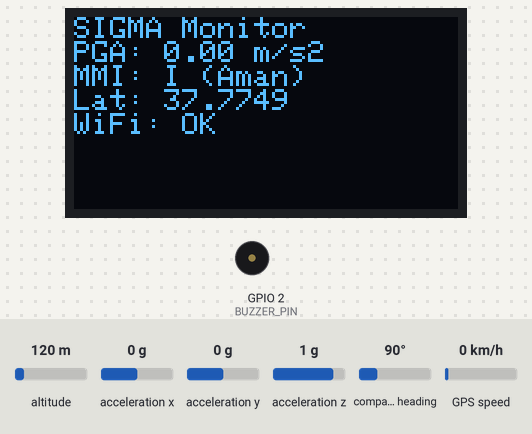
This sketch was run on a simulated ESP32. On the bench: 128×64 one-colour display, buzzer (waves = sounding, pin HIGH). Inputs (shaded band) come from the test bench; at power-on: acceleration z 1 g, acceleration x 0 g, acceleration y 0 g, altitude 120 m, compass heading 90°, GPS speed 0 km/h. WiFi joins after 1.5 s; servers stay silent unless stated; uploads are accepted with an empty reply; the GPS gets a fix after 3 s at 37.7749, -122.4194 with 8 satellites; what the sketch prints to the serial monitor is not drawn.

Above: at 11.0 s.
11.1 s: acceleration z set to 0.4 g
At 12.6 s:
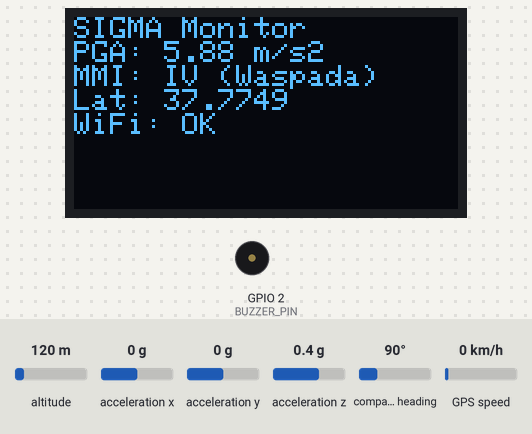
13.4 s: acceleration z set to 0.1 g
At 14.7 s:
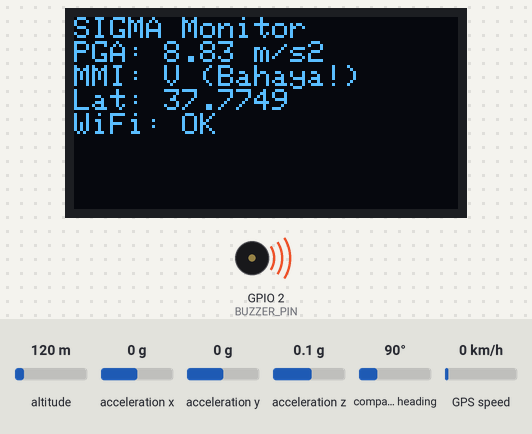
15.4 s: acceleration x set to -0.3 g
At 16.3 s:
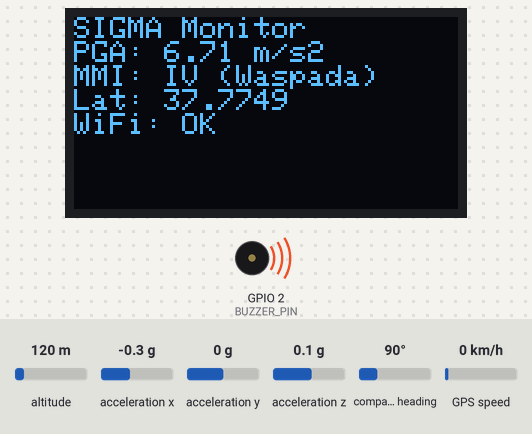
17.9 s: acceleration y set to -0.8 g
At 19.8 s:
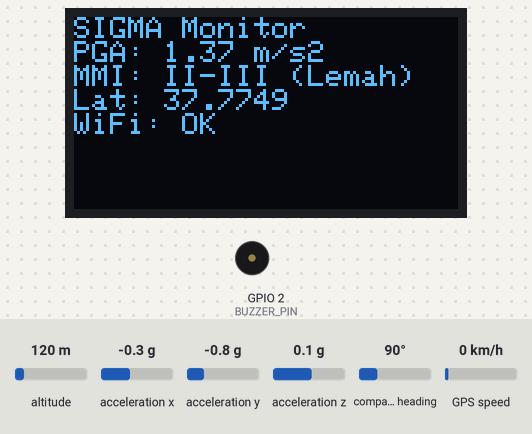
20.4 s: acceleration y set to 0 g
At 21.3 s:
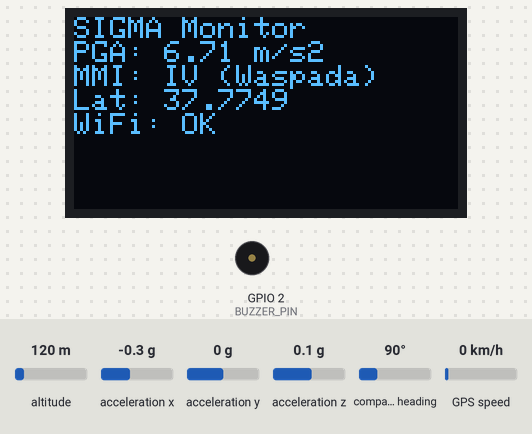
22.4 s: acceleration x set to 0 g
At 24.4 s:
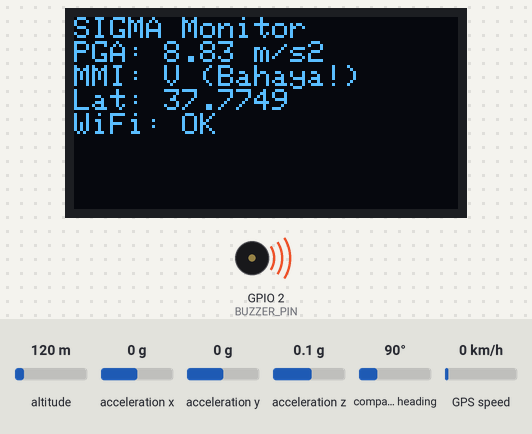
Timing chart, 0 to 25.8 s (numbered marks = the images above; inputs shaded):
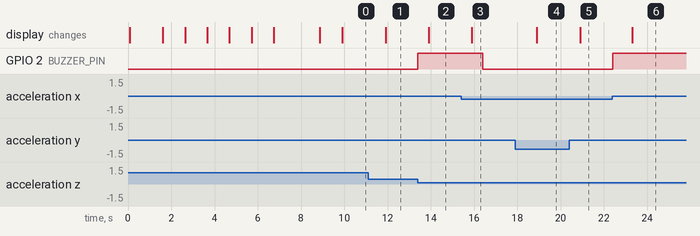

The sketch:

main.ino
```cpp
#include <Wire.h>
#include <Adafruit_GFX.h>
#include <Adafruit_SSD1306.h>
#include <Adafruit_Sensor.h>
#include <Adafruit_ADXL345_U.h>
#include <TinyGPSPlus.h>
#include <HardwareSerial.h>
#include <WiFi.h>
#include <HTTPClient.h>

// ---------------------------------------------------------
// HARDWARE CONFIGURATION
// ---------------------------------------------------------
#define SCREEN_WIDTH 128
#define SCREEN_HEIGHT 64
#define OLED_RESET -1

#define BUZZER_PIN 2
#define GPS_RX 16
#define GPS_TX 17

// ---------------------------------------------------------
// NETWORK & API CONFIGURATION
// ---------------------------------------------------------
const char* WIFI_SSID = "Maison";
const char* WIFI_PASSWORD = "SANGATLUXU";
const char* DEVICE_ID = "esp32-sigma-01";
const char* API_BASE_URL = "http://192.168.1.8:8000/api";

// ---------------------------------------------------------
// GLOBAL OBJECTS
// ---------------------------------------------------------
Adafruit_SSD1306 display(SCREEN_WIDTH, SCREEN_HEIGHT, &Wire, OLED_RESET);
Adafruit_ADXL345_Unified accel = Adafruit_ADXL345_Unified(12345);
TinyGPSPlus gps;
HardwareSerial gpsSerial(2);

// ---------------------------------------------------------
// SENSOR STATE
// ---------------------------------------------------------
struct SensorState {
    float baselineG = 0.0;
    float smoothedPga = 0.0;
    float lastX = 0.0;
    float lastY = 0.0;
    float lastZ = 0.0;
    unsigned long vibrationStartTime = 0;
    unsigned long lastVibrationTime = 0;
    bool isBuzzerActive = false;
    unsigned long buzzerActivationTime = 0;
} state;

// ---------------------------------------------------------
// TUNING PARAMETERS
// ---------------------------------------------------------
const int VIBRATION_DURATION_REQ = 1200;   // ms
const int VIBRATION_RESET_DELAY = 800;     // ms
const float VIBRATION_START_THRESHOLD = 1.5;
const float ALARM_THRESHOLD = 7.8;         // MMI V threshold
const unsigned long UPLOAD_INTERVAL_MS = 2000;         // sinkron dengan dashboard polling
const unsigned long DISPLAY_UPDATE_INTERVAL_MS = 1000;
const unsigned long WIFI_RECONNECT_INTERVAL_MS = 10000;
const int HTTP_TIMEOUT_MS = 3000;          // timeout agar tidak hang

// ---------------------------------------------------------
// TIMING STATE
// ---------------------------------------------------------
unsigned long lastUploadMillis = 0;
unsigned long lastDisplayUpdate = 0;
unsigned long lastWifiCheck = 0;

// ---------------------------------------------------------
// FUNCTION PROTOTYPES
// ---------------------------------------------------------
void connectToWiFi();
void ensureWiFiConnected();
void calibrateSensor();
void processGPS();
void processAccelerometer();
void updateDisplayAndSerial(const String& mmiStatus);
void uploadData();
String getStatusMMI(float pga);
bool buildRecordedAt(char* buffer, size_t bufferSize);
bool postJson(const char* url, const char* payload);

// ---------------------------------------------------------
// SETUP
// ---------------------------------------------------------
void setup() {
    Serial.begin(115200);
    Serial.println(F("\n=== SIGMA Earthquake Detector System ==="));

    pinMode(BUZZER_PIN, OUTPUT);
    digitalWrite(BUZZER_PIN, LOW);

    gpsSerial.begin(9600, SERIAL_8N1, GPS_RX, GPS_TX);

    if (!display.begin(SSD1306_SWITCHCAPVCC, 0x3C)) {
        Serial.println(F("ERROR: OLED init failed"));
        while (true) { delay(1000); }
    }
    display.clearDisplay();
    display.setTextSize(1);
    display.setTextColor(WHITE);
    display.setCursor(0, 10);
    display.println(F("SIGMA Booting..."));
    display.display();

    connectToWiFi();

    if (!accel.begin()) {
        Serial.println(F("ERROR: ADXL345 init failed"));
        display.clearDisplay();
        display.setCursor(0, 10);
        display.println(F("ADXL345 Error!"));
        display.display();
        while (true) { delay(1000); }
    }
    accel.setRange(ADXL345_RANGE_2_G);

    calibrateSensor();

    Serial.println(F("=== SYSTEM STANDBY ==="));
    display.clearDisplay();
    display.setCursor(0, 10);
    display.println(F("System Ready"));
    display.display();
    delay(1000);
}

// ---------------------------------------------------------
// MAIN LOOP
// ---------------------------------------------------------
void loop() {
    unsigned long now = millis();

    processGPS();
    processAccelerometer();

    // Auto-reconnect WiFi jika terputus
    if (now - lastWifiCheck >= WIFI_RECONNECT_INTERVAL_MS) {
        ensureWiFiConnected();
        lastWifiCheck = now;
    }

    // Update OLED + Serial setiap 1 detik
    if (now - lastDisplayUpdate >= DISPLAY_UPDATE_INTERVAL_MS) {
        updateDisplayAndSerial(getStatusMMI(state.smoothedPga));
        lastDisplayUpdate = now;
    }

    // Upload data setiap 2 detik
    if (now - lastUploadMillis >= UPLOAD_INTERVAL_MS) {
        uploadData();
        lastUploadMillis = now;
    }
}

// ---------------------------------------------------------
// WIFI
// ---------------------------------------------------------
void connectToWiFi() {
    WiFi.mode(WIFI_STA);
    WiFi.begin(WIFI_SSID, WIFI_PASSWORD);

    Serial.print(F("Connecting to WiFi"));
    display.clearDisplay();
    display.setCursor(0, 10);
    display.println(F("Connecting WiFi..."));
    display.display();

    int attempts = 0;
    while (WiFi.status() != WL_CONNECTED && attempts < 30) {
        delay(500);
        Serial.print(F("."));
        attempts++;
    }
    Serial.println();

    if (WiFi.status() == WL_CONNECTED) {
        Serial.print(F("OK: WiFi Connected -> "));
        Serial.println(WiFi.localIP());
    } else {
        Serial.println(F("WARNING: WiFi Connection Failed."));
    }
}

void ensureWiFiConnected() {
    if (WiFi.status() == WL_CONNECTED) {
        return;
    }

    Serial.println(F("WiFi disconnected. Reconnecting..."));
    WiFi.disconnect();
    WiFi.begin(WIFI_SSID, WIFI_PASSWORD);

    // Non-blocking: coba 3 detik saja, lalu lanjut loop
    unsigned long start = millis();
    while (WiFi.status() != WL_CONNECTED && (millis() - start) < 3000) {
        delay(100);
    }

    if (WiFi.status() == WL_CONNECTED) {
        Serial.print(F("WiFi reconnected: "));
        Serial.println(WiFi.localIP());
    } else {
        Serial.println(F("WiFi reconnect failed. Will retry later."));
    }
}

// ---------------------------------------------------------
// CALIBRATION
// ---------------------------------------------------------
void calibrateSensor() {
    Serial.println(F("Starting calibration..."));
    for (int i = 5; i > 0; i--) {
        display.clearDisplay();
        display.setCursor(0, 10);
        display.println(F("Calibration Mode"));
        display.print(F("Time remaining: "));
        display.print(i);
        display.println(F("s"));
        display.println(F("DO NOT MOVE!"));
        display.display();
        delay(1000);
    }

    display.clearDisplay();
    display.setCursor(0, 10);
    display.println(F("Recording Baseline..."));
    display.display();

    float sumG = 0;
    int validSamples = 0;
    for (int i = 0; i < 100; i++) {
        sensors_event_t event;
        if (accel.getEvent(&event)) {
            sumG += sqrt(pow(event.acceleration.x, 2) + pow(event.acceleration.y, 2) + pow(event.acceleration.z, 2));
            validSamples++;
        }
        delay(20);
    }

    if (validSamples > 0) {
        state.baselineG = sumG / (float)validSamples;
    } else {
        state.baselineG = 9.81; // fallback ke 1G standar
        Serial.println(F("WARNING: No valid calibration samples, using default 9.81"));
    }

    Serial.print(F("Baseline Gravity: "));
    Serial.println(state.baselineG);
}

// ---------------------------------------------------------
// SENSOR PROCESSING
// ---------------------------------------------------------
void processGPS() {
    while (gpsSerial.available() > 0) {
        gps.encode(gpsSerial.read());
    }
}

void processAccelerometer() {
    sensors_event_t event;
    if (!accel.getEvent(&event)) {
        return;
    }

    // Simpan nilai raw terakhir untuk upload
    state.lastX = event.acceleration.x;
    state.lastY = event.acceleration.y;
    state.lastZ = event.acceleration.z;

    float totalG = sqrt(pow(event.acceleration.x, 2) + pow(event.acceleration.y, 2) + pow(event.acceleration.z, 2));
    float rawPga = abs(totalG - state.baselineG);

    // Low-pass filter
    state.smoothedPga = (0.15 * rawPga) + (0.85 * state.smoothedPga);

    // Deadzone filter
    if (state.smoothedPga < 0.8) {
        state.smoothedPga = 0.0;
    }

    // Vibration detection logic
    if (state.smoothedPga >= VIBRATION_START_THRESHOLD) {
        state.lastVibrationTime = millis();
        if (state.vibrationStartTime == 0) {
            state.vibrationStartTime = millis();
        }

        unsigned long vibrationDuration = millis() - state.vibrationStartTime;

        if (vibrationDuration >= VIBRATION_DURATION_REQ && state.smoothedPga >= ALARM_THRESHOLD) {
            state.isBuzzerActive = true;
            state.buzzerActivationTime = millis();
            digitalWrite(BUZZER_PIN, HIGH);
        }
    }

    if (state.vibrationStartTime > 0 && (millis() - state.lastVibrationTime > VIBRATION_RESET_DELAY)) {
        state.vibrationStartTime = 0;
    }

    // Buzzer auto-off setelah 1 detik
    if (state.isBuzzerActive) {
        if (millis() - state.buzzerActivationTime >= 1000) {
            state.isBuzzerActive = false;
            digitalWrite(BUZZER_PIN, LOW);
        }
    } else {
        digitalWrite(BUZZER_PIN, LOW);
    }
}

String getStatusMMI(float pga) {
    if (pga < 0.34) return "I (Aman)";
    else if (pga < 2.8) return "II-III (Lemah)";
    else if (pga < 7.8) return "IV (Waspada)";
    else if (pga < 18.4) return "V (Bahaya!)";
    else return "VI+ (AWAS!)";
}

// ---------------------------------------------------------
// DISPLAY & SERIAL
// ---------------------------------------------------------
void updateDisplayAndSerial(const String& mmiStatus) {
    display.clearDisplay();
    display.setCursor(0, 0);
    display.println(F("SIGMA Monitor"));
    display.print(F("PGA: ")); display.print(state.smoothedPga, 2); display.println(F(" m/s2"));
    display.print(F("MMI: ")); display.println(mmiStatus);

    if (gps.location.isValid()) {
        display.print(F("Lat: ")); display.println(gps.location.lat(), 4);
    } else {
        display.println(F("GPS: Searching..."));
    }

    // Status WiFi di OLED
    display.print(F("WiFi: "));
    display.println(WiFi.status() == WL_CONNECTED ? F("OK") : F("--"));
    display.display();

    Serial.println(F("============================"));
    Serial.print(F("PGA (Filtered): ")); Serial.print(state.smoothedPga, 2); Serial.println(F(" m/s2"));
    Serial.print(F("MMI Status    : ")); Serial.println(mmiStatus);
    Serial.print(F("Accel X/Y/Z   : ")); Serial.print(state.lastX, 2); Serial.print(F(" / ")); Serial.print(state.lastY, 2); Serial.print(F(" / ")); Serial.println(state.lastZ, 2);

    if (state.vibrationStartTime > 0) {
        Serial.print(F("Vib. Duration : ")); Serial.print(millis() - state.vibrationStartTime); Serial.println(F(" ms"));
    }

    if (gps.location.isValid()) {
        Serial.print(F("GPS Location  : Lat ")); Serial.print(gps.location.lat(), 6);
        Serial.print(F(", Lng ")); Serial.println(gps.location.lng(), 6);
    } else {
        Serial.println(F("GPS Location  : Searching for satellites..."));
    }

    Serial.print(F("ALARM         : ")); Serial.println(state.isBuzzerActive ? F("ACTIVE !!!") : F("Standby"));
    Serial.print(F("WiFi          : ")); Serial.println(WiFi.status() == WL_CONNECTED ? F("Connected") : F("Disconnected"));
    Serial.println(F("============================\n"));
}

// ---------------------------------------------------------
// NETWORK UPLOAD
// ---------------------------------------------------------
bool buildRecordedAt(char* buffer, size_t bufferSize) {
    if (gps.date.isValid() && gps.time.isValid()) {
        snprintf(buffer, bufferSize, "%04d-%02d-%02dT%02d:%02d:%02dZ",
            gps.date.year(), gps.date.month(), gps.date.day(),
            gps.time.hour(), gps.time.minute(), gps.time.second());
        return true;
    }
    return false;
}

bool postJson(const char* url, const char* payload) {
    if (WiFi.status() != WL_CONNECTED) {
        return false;
    }

    WiFiClient client;
    HTTPClient http;
    http.begin(client, url);
    http.addHeader("Content-Type", "application/json");
    http.setTimeout(HTTP_TIMEOUT_MS);

    int httpCode = http.POST(payload);
    bool success = (httpCode >= 200 && httpCode < 300);

    if (!success) {
        Serial.print(F("[HTTP] POST failed -> "));
        Serial.print(url);
        Serial.print(F(" code="));
        Serial.println(httpCode);
    }

    http.end();
    return success;
}

void uploadData() {
    // Buffer untuk JSON payload (menggunakan stack, bukan heap String)
    char payload[384];
    char recordedAt[25];
    bool hasTime = buildRecordedAt(recordedAt, sizeof(recordedAt));

    // Endpoint URLs (buat sekali saja di stack)
    char urlGps[128];
    char urlAccel[128];
    snprintf(urlGps, sizeof(urlGps), "%s/sensors/gps", API_BASE_URL);
    snprintf(urlAccel, sizeof(urlAccel), "%s/sensors/accelerometer", API_BASE_URL);

    // GPS Upload
    if (gps.location.isValid()) {
        if (hasTime) {
            snprintf(payload, sizeof(payload),
                "{\"device_id\":\"%s\",\"latitude\":%.7f,\"longitude\":%.7f,\"altitude\":%.2f,\"satellites\":%d,\"status\":\"3D FIX\",\"recorded_at\":\"%s\"}",
                DEVICE_ID,
                gps.location.lat(), gps.location.lng(),
                gps.altitude.isValid() ? gps.altitude.meters() : 0.0,
                gps.satellites.isValid() ? gps.satellites.value() : 0,
                recordedAt);
        } else {
            snprintf(payload, sizeof(payload),
                "{\"device_id\":\"%s\",\"latitude\":%.7f,\"longitude\":%.7f,\"altitude\":%.2f,\"satellites\":%d,\"status\":\"3D FIX\",\"recorded_at\":null}",
                DEVICE_ID,
                gps.location.lat(), gps.location.lng(),
                gps.altitude.isValid() ? gps.altitude.meters() : 0.0,
                gps.satellites.isValid() ? gps.satellites.value() : 0);
        }
        postJson(urlGps, payload);
    }

    // Accelerometer Upload
    if (hasTime) {
        snprintf(payload, sizeof(payload),
            "{\"device_id\":\"%s\",\"x\":%.4f,\"y\":%.4f,\"z\":%.4f,\"magnitude\":%.4f,\"recorded_at\":\"%s\"}",
            DEVICE_ID, state.lastX, state.lastY, state.lastZ, state.smoothedPga, recordedAt);
    } else {
        snprintf(payload, sizeof(payload),
            "{\"device_id\":\"%s\",\"x\":%.4f,\"y\":%.4f,\"z\":%.4f,\"magnitude\":%.4f,\"recorded_at\":null}",
            DEVICE_ID, state.lastX, state.lastY, state.lastZ, state.smoothedPga);
    }
    postJson(urlAccel, payload);
}
```

Measured:
- the behaviour switches between 0.3 and 0.2 g on acceleration z (found by bisection; images 1 and 2)
- the behaviour switches between -0.1 and -0.2 g on acceleration x (found by bisection; images 2 and 3)
- after the input at 11.1 s, the display: changes after 0.82 s (image 1)
- after the input at 13.4 s, GPIO 2 (BUZZER_PIN): LOW → HIGH at once; the display: changes after 0.50 s (image 2)
- after the input at 15.4 s, GPIO 2 (BUZZER_PIN): HIGH → LOW after 1.0 s; the display: changes after 0.50 s (image 3)
- after the input at 17.9 s, the display: changes after 1.0 s (image 4)
- after the input at 20.4 s, the display: changes after 0.50 s (image 5)
- after the input at 22.4 s, GPIO 2 (BUZZER_PIN): LOW → HIGH at once; the display: changes after 0.90 s (image 6)
